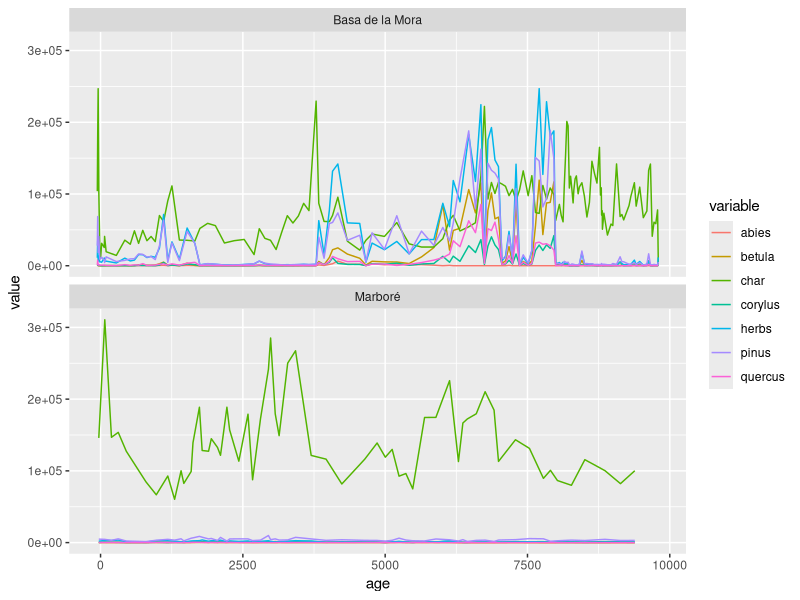
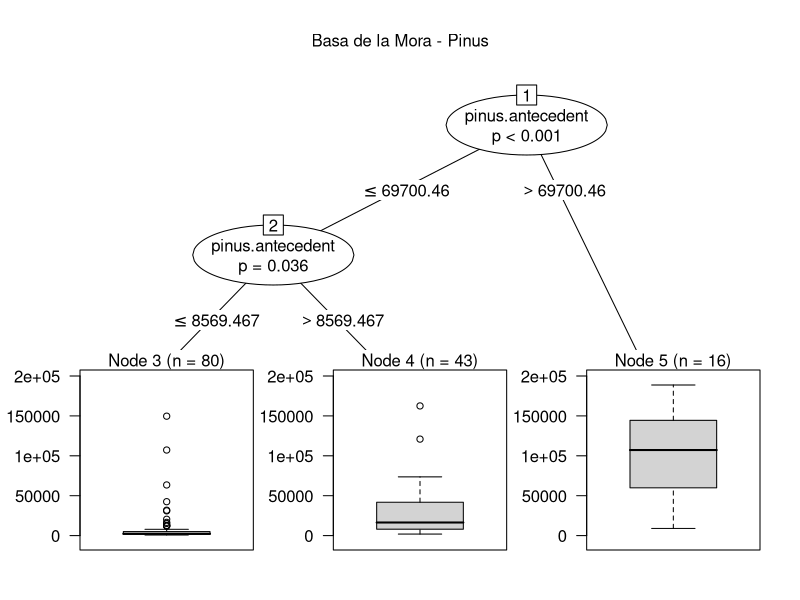
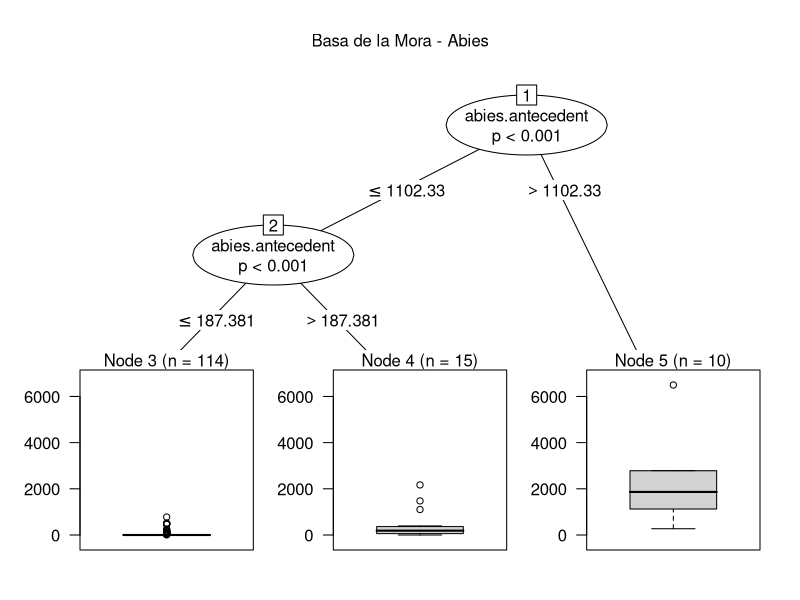
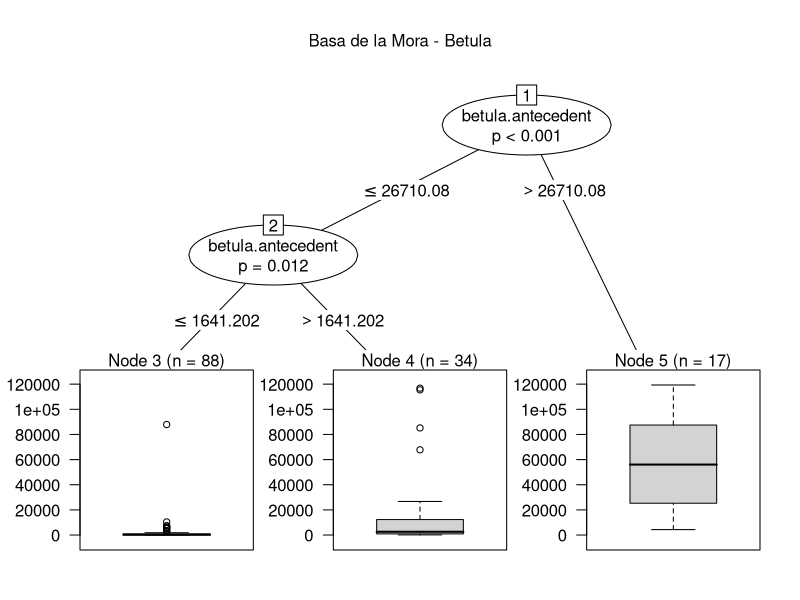
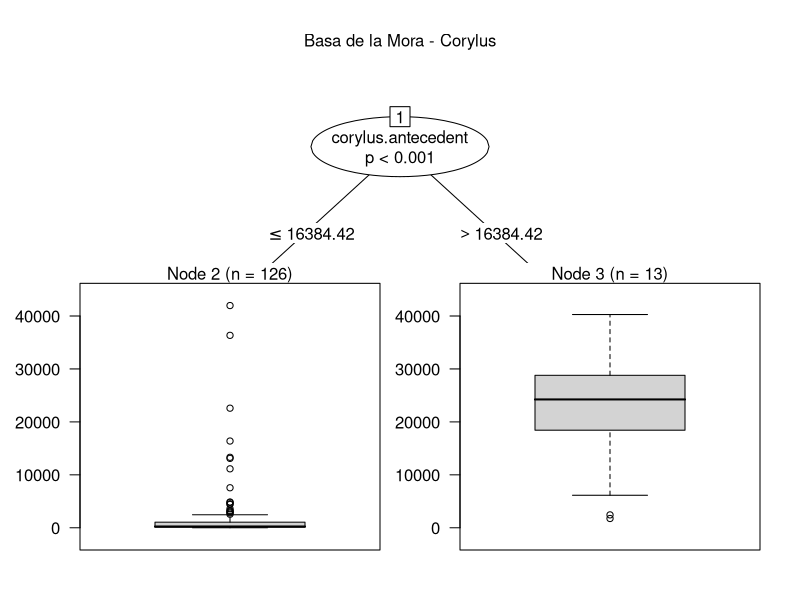
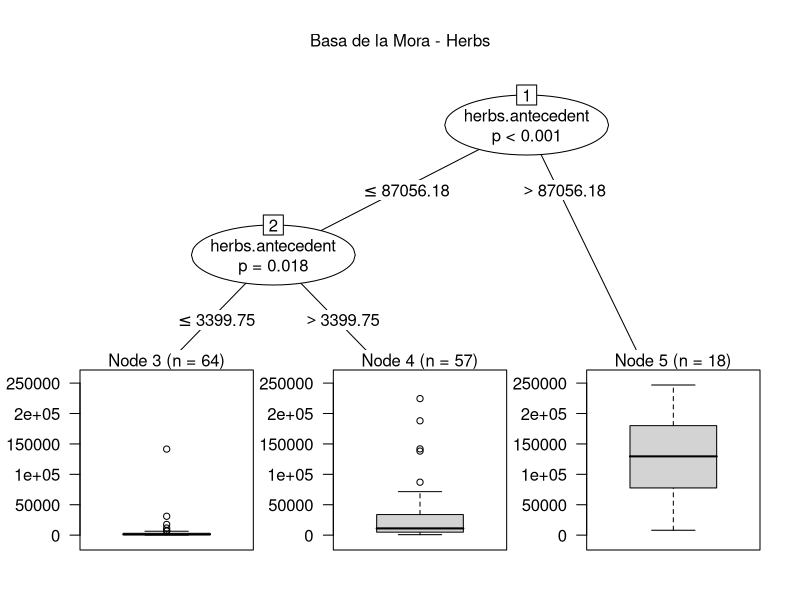
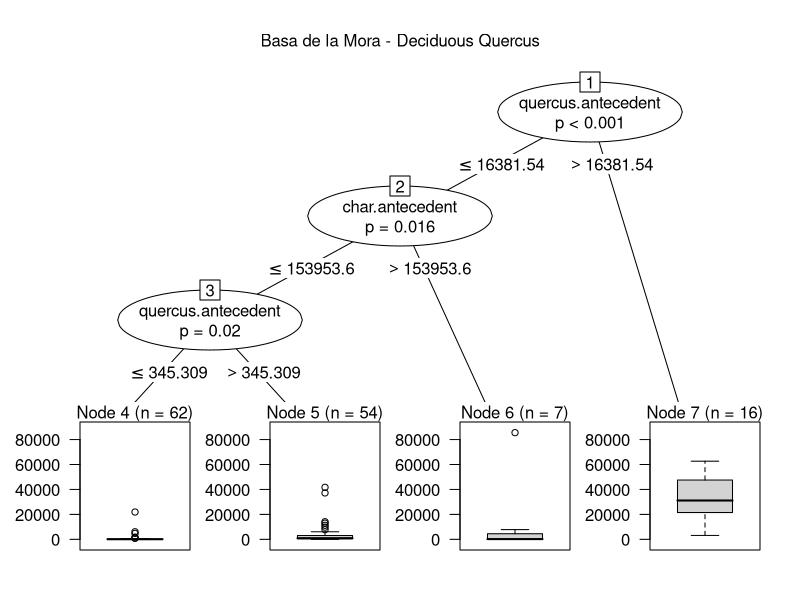
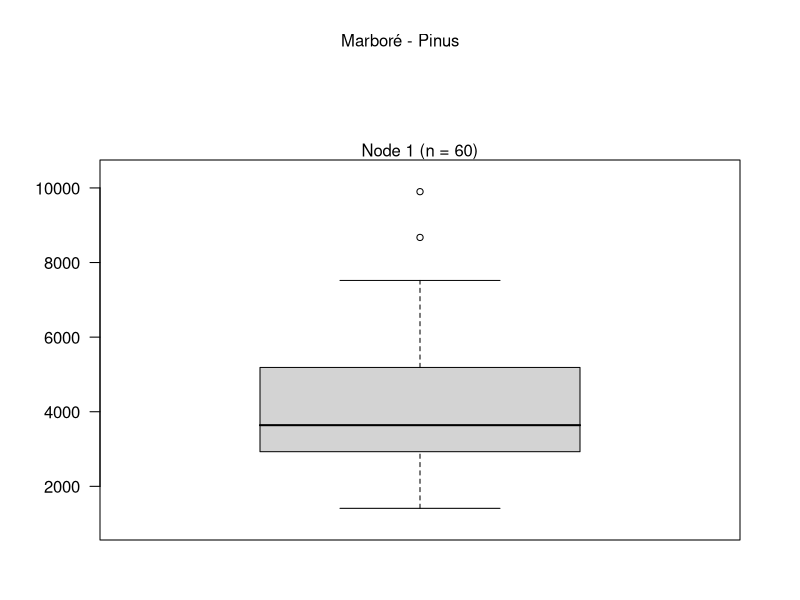

Here is the R script that generated these plots, in order:
#LOADING LIBRARIES
#################
library(partykit) #conditional inference trees
library(ggplot2)
library(tidyr)


#TIDYING UP DATA
#################
#importing data
basa <- read.table("data/basa_char_par.csv", header=TRUE, sep=",", stringsAsFactors = FALSE)
marbore <- read.table("data/marbore_char_par.csv", header=TRUE, sep=",", stringsAsFactors = FALSE)

#target columns
target.basa <- c("cal.BP", "CHAR", "Pinus", "Abies", "Betula", "Corylus", "herb", "Dec_Querc")
target.marbore <- c("cal.BP", "CHAR", "Pinus", "Abies", "Betula", "Corylus", "herb", "Dec_Querc")

#checking match between target and actual columns
if(sum(target.basa %in% colnames(basa)) != length(target.basa)){message("some target columns are missing in basa")}
if(sum(target.marbore %in% colnames(marbore)) != length(target.marbore)){message("some target columns are missing in marbore")}

#subsetting data
basa <- basa[, target.basa]
marbore <- marbore[, target.marbore]

#new names
colnames(basa) <- c("age", "char", "pinus", "abies", "betula", "corylus", "herbs", "quercus")
colnames(marbore) <- c("age", "char", "pinus", "abies", "betula", "corylus", "herbs", "quercus")

#plot df
basa.plot <- basa
basa.plot$site <- "Basa de la Mora"
marbore.plot <- marbore
marbore.plot$site <- "Marboré"
plot.df <- rbind(basa.plot, marbore.plot)
rm(basa.plot, marbore.plot)
plot.df <- tidyr::gather(plot.df, variable, value, 2:8)
  ggplot(data = plot.df, aes(x = age, y = value, group=variable, color=variable)) +
  geom_line() +
  facet_wrap("site", ncol = 1)


#ADDING LAG (each sample is aligned with the previous one)
##########################################################

#remove first case of data
basa.lagged <- basa[-1, ]
marbore.lagged <- marbore[-1, ]

#remove last case of data
basa <- basa[-nrow(basa), ]
marbore <- marbore[-nrow(marbore), ]

#new names the lagged data using "antecedent" as suffix
colnames(basa.lagged) <- c("age.antecedent", "char.antecedent", "pinus.antecedent", "abies.antecedent", "betula.antecedent", "corylus.antecedent", "herbs.antecedent", "quercus.antecedent")
colnames(marbore.lagged) <- c("age.antecedent", "char.antecedent", "pinus.antecedent", "abies.antecedent", "betula.antecedent", "corylus.antecedent", "herbs.antecedent")

#merging the data
basa <- cbind(basa, basa.lagged)
marbore <- cbind(marbore, marbore.lagged)

#computing age difference
basa$age.difference <- abs(basa$age - basa$age.antecedent)
marbore$age.difference <- abs(marbore$age - marbore$age.antecedent)

#into list
sites <- list()
sites$basa <- basa
sites$marbore <- marbore

#removing temporary datasets
rm(basa.lagged, marbore.lagged, basa, marbore)


#RECURSIVE PARTITION MODELING
###############################

#modeling formulas
###############################
formulas <- list()
formulas$pinus <- as.formula(paste("pinus ~ pinus.antecedent + char + char.antecedent"))
formulas$abies <- as.formula(paste("abies ~ abies.antecedent + char + char.antecedent"))
formulas$betula <- as.formula(paste("betula ~ betula.antecedent + char + char.antecedent"))
formulas$corylus <- as.formula(paste("corylus ~ corylus.antecedent + char + char.antecedent"))
formulas$herbs <- as.formula(paste("herbs ~ herbs.antecedent + char + char.antecedent"))
formulas$quercus <- as.formula(paste("quercus ~ quercus.antecedent + char + char.antecedent"))

#fitting models for site "basa"
###############################
models <- list()
models$basa.pinus <- ctree(formulas$pinus, data=sites$basa)
models$basa.abies <- ctree(formulas$abies, data=sites$basa)
models$basa.betula <- ctree(formulas$betula, data=sites$basa)
models$basa.corylus <- ctree(formulas$corylus, data=sites$basa)
models$basa.herbs <- ctree(formulas$herbs, data=sites$basa)
models$basa.quercus <- ctree(formulas$quercus, data=sites$basa)

#fitting models for site "marbore"
###############################
models$marbore.pinus <- ctree(formulas$pinus, data=sites$marbore)
models$marbore.abies <- ctree(formulas$abies, data=sites$marbore)
models$marbore.betula <- ctree(formulas$betula, data=sites$marbore)
models$marbore.corylus <- ctree(formulas$corylus, data=sites$marbore)
models$marbore.herbs <- ctree(formulas$herbs, data=sites$marbore)


#PLOTTING MODELS
################################
#name substitutions
site.names <- c("Basa de la Mora", "Marboré")
names(site.names) <- c("basa", "marbore")

taxon.names <- c("Pinus", "Abies", "Corylus", "Betula", "Herbs", "Deciduous Quercus")
names(taxon.names) <- c("pinus", "abies", "corylus", "betula", "herbs", "quercus")

#opening pdf and iterating through models
pdf(file = "output/ctree_marbore_basa.pdf", width=12, height=9, pointsize=15)
for(i in 1:length(models)){

  #model and site name name
  site.taxon <- unlist(strsplit(x=names(models)[i], split=".", fixed = TRUE))
  site <- site.taxon[1]
  taxon <- site.taxon[2]

  #substitution of plain names
  site.name <- site.names[names(site.names)==site]
  taxon.name <- taxon.names[names(taxon.names)==taxon]

  #plot
  plot(models[[i]], main=paste(site.name, taxon.name, sep=" - "))

}
dev.off()


#SAVING OUTPUT
####################################
save(formulas, models, sites, file = "output_marbore_basa.RData")
